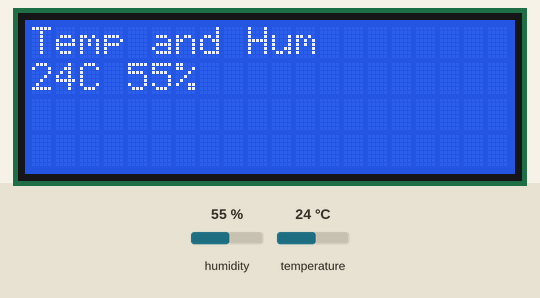
Simulated run of this program. Board: Raspberry Pi (BCM pin numbers). Shown: 20×4 character LCD. Inputs (shaded band) come from the test bench; at power-on: humidity 55 %, temperature 24 °C.

Above: at 1.2 s.
1.3 s: humidity set to 22 %
At 7.0 s:
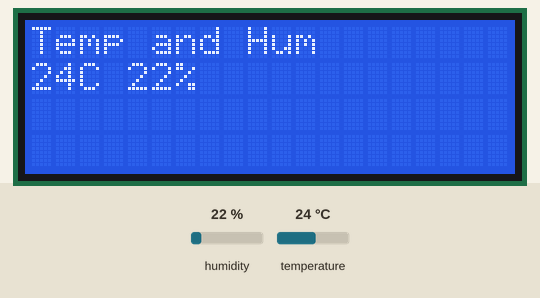
7.6 s: temperature set to 12 °C
At 11.9 s:
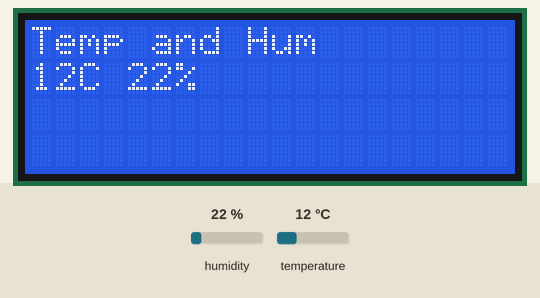
13.9 s: humidity set to 40 %
At 16.8 s:
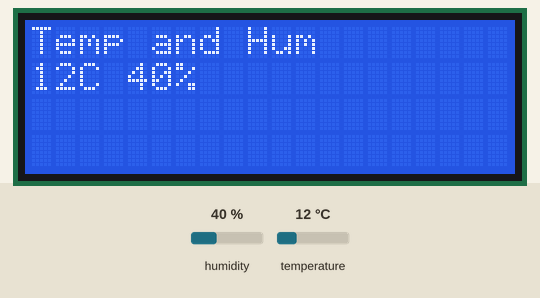
20.2 s: temperature set to 19 °C
Timing chart, 0 to 23.2 s (numbered marks = the images above; inputs shaded):
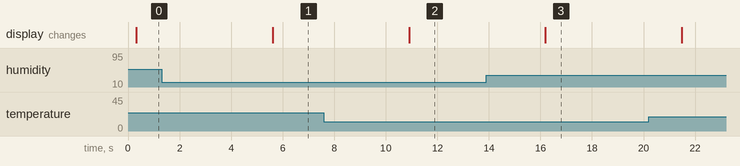

Measured:
- after the input at 1.3 s, the display: changes after 4.3 s (image 1)
- after the input at 7.6 s, the display: changes after 3.3 s (image 2)
- after the input at 13.9 s, the display: changes after 2.3 s (image 3)

The program:

LCDI2CDHT11.py
```python
#-----------------------------------------------------------------
#            DISPLAY TEMPERATURE AND HUMIDITY ON I2C LCD
#            ==========================================
#
# In this project a DHT11 type temperatrue and humidity sensor is
# connected to the Raspberry Pi. The project displays the humidity
# and temperature on the display every 5 seconds
#
# Author: Dogan Ibrahim
# File  : LCDI2CDHT11.py
# Date  : November 2020
#-------------------------------------------------------------------
import time
import board
from RPLCD.i2c import CharLCD		# Import I2C LCD library
import adafruit_dht			# Adafruit DHT11 library

LCD = CharLCD('PCF8574',0x27)
sensor = adafruit_dht.DHT11(board.D26)

while True:

  try:

     temperature = sensor.temperature		# Read temperature
     humidity = sensor.humidity			# Read humidity
     LCD.clear()				# Clear LCD
     LCD.cursor_pos=(0,0)			# Cursor at (0,0)
     LCD.write_string("Temp and Hum")		# HEading
     temp = str(temperature)[:4]		# Format temp
     hum = str(humidity)[:4]			# Format hum
     dsp = temp + "C " + hum + "%"		# Combine temp+hum
     LCD.cursor_pos=(1,0)			# Cursor at (1,0)
     LCD.write_string(dsp)			# Display T and H
     time.sleep(5)				# Wait 5 seconds

  except RuntimeError as errro:
     time.sleep(2)
     continue

  except Exception as error:
     raise error
     exit(0)

  except KeyboardInterrupt:			# Keyboard interrupt
     exit(0)
```
